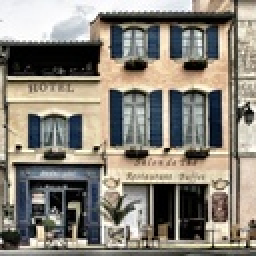
#> input picture hw1/pictures/building.jpg, 128 x 128 px, shrunk from 640 x 640 before the run, found by its file name (shown 2 times larger)
$ python 110550108.py
#> lines starting #> are read from the running program, lines starting #| are printed output that depends on the picture
import numpy as np
import cv2
import math

def bicubic_formula(p0, p1, p2, p3, x):
    return (-0.5 * p0 + 1.5 * p1 - 1.5 * p2 + 0.5 * p3) * x**3 + (p0 - 2.5 * p1 + 2 * p2 - 0.5 * p3) * x**2 + (-0.5 * p0 + 0.5 * p2) * x + p1

img = cv2.imread('building.jpg').astype(np.float32)
height, width, channels = img.shape
#> height = 128; width = 128; channels = 3

magnified_height, magnified_width = height * 2, width * 2
#> magnified_height = 256; magnified_width = 256
center_x, center_y = width / 2, height / 2
#> center_x = 64; center_y = 64
cos, sin = math.cos(math.radians(30)), math.sin(math.radians(30))
rotated_width = int(abs(width * cos) + abs(height * sin))
#> rotated_width = 174
rotated_height = int(abs(height * cos) + abs(width * sin))
#> rotated_height = 174

# rotate 30 degree (nearest neighbor)
new_img = np.zeros([height, width, 3], dtype=np.uint8)
new_img[:, :, :] = [0, 0, 0]

for i in range(rotated_height):
    for j in range(rotated_width):
        new_x = int(center_x - rotated_width / 2) + j
        new_y = int(center_y - rotated_height / 2) + i

        x = int(round((j - rotated_width / 2) * cos + (i - rotated_height / 2) * sin + center_x))
        y = int(round(-(j - rotated_width / 2) * sin + (i - rotated_height / 2) * cos + center_y))

        if x >= 0 and x < width and y >= 0 and y < height and new_x >= 0 and new_x < width and new_y >= 0 and new_y < height:
            new_img[new_y, new_x] = img[y, x]
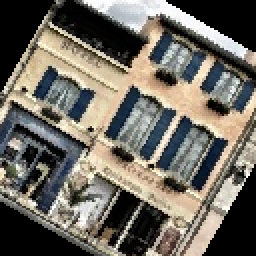
#> new_img: shape (128, 128, 3) (shown 2 times larger); mean B, G, R 97.8, 106.4, 111

cv2.imwrite('rotation (nearest neighbor).jpg', new_img)


# rotate 30 degree (bilinear)
new_img = np.zeros([height, width, 3], dtype=np.uint8)
new_img[:, :, :] = [0, 0, 0]

for i in range(rotated_height):
    for j in range(rotated_width):
        new_x = int(center_x - rotated_width / 2) + j
        new_y = int(center_y - rotated_height / 2) + i

        x = (j - rotated_width / 2) * cos + (i - rotated_height / 2) * sin + center_x
        y = -(j - rotated_width / 2) * sin + (i - rotated_height / 2) * cos + center_y

        if x >= 0 and x < width and y >= 0 and y < height and new_x >= 0 and new_x < width and new_y >= 0 and new_y < height:
            x1, y1 = int(x), int(y)
            x2, y2 = min(x1 + 1, width - 1), min(y1 + 1, height - 1)
            dx, dy = x - x1, y - y1

            top = dx * img[y1, x2] + (1 - dx) * img[y1, x1]
            bottom = dx * img[y2, x2] + (1 - dx) * img[y2, x1]
            new_img[new_y, new_x] = dy * bottom + (1 - dy) * top
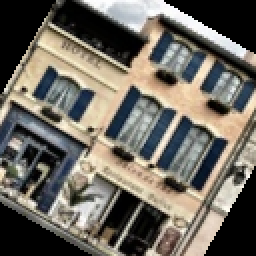
#> new_img: shape (128, 128, 3) (shown 2 times larger); mean B, G, R 97.2, 105.9, 110.4

cv2.imwrite('rotation (bilinear).jpg', new_img)


# rotate 30 degree (bicubic)
new_img = np.zeros([height, width, 3], dtype=np.int32)
new_img[:, :, :] = [0, 0, 0]

for i in range(rotated_height):
    for j in range(rotated_width):
        new_x = int(center_x - rotated_width / 2) + j
        new_y = int(center_y - rotated_height / 2) + i

        x = (j - rotated_width / 2) * cos + (i - rotated_height / 2) * sin + center_x
        y = -(j - rotated_width / 2) * sin + (i - rotated_height / 2) * cos + center_y

        if x >= 0 and x < width and y >= 0 and y < height and new_x >= 0 and new_x < width and new_y >= 0 and new_y < height:
            x1, y1 = int(x), int(y)
            dx, dy = x - x1, y - y1

            tmp_x = []
            for k1 in range(-1, 3):
                xk = max(x1 + k1, 0)
                xk = min(xk, width - 1)

                tmp_y = []
                for k2 in range(-1, 3):
                    yk = max(y1 + k2, 0)
                    yk = min(yk, height - 1)
                    tmp_y.append(img[yk, xk])

                tmp_x.append(bicubic_formula(tmp_y[0], tmp_y[1], tmp_y[2], tmp_y[3], dy))

            new_img[new_y, new_x] = bicubic_formula(tmp_x[0], tmp_x[1], tmp_x[2], tmp_x[3], dx)

new_img = np.clip(new_img, 0, 255)
cv2.imwrite('rotation (bicubic).jpg', new_img)


# magnify 2x (nearest neighbor)
new_img = np.zeros([magnified_height, magnified_width, 3], dtype=np.uint8)

for i in range(magnified_height):
    for j in range(magnified_width):
        x, y = min(int(round(j / 2)), width - 1), min(int(round(i / 2)), height - 1)
        new_img[i, j] = img[y, x]
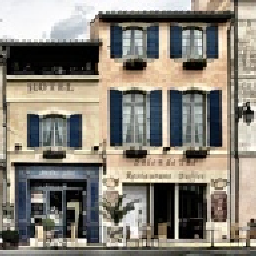
#> new_img: shape (256, 256, 3); mean B, G, R 120.6, 130.6, 136

cv2.imwrite('magnification (nearest neighbor).jpg', new_img)


# magnify 2x (bilinear)
new_img = np.zeros([magnified_height, magnified_width, 3], dtype=np.uint8)

for i in range(magnified_height):
    for j in range(magnified_width):
        x, y = j / 2, i / 2
        x1, y1 = j // 2, i // 2
        x2, y2 = min(x1 + 1, width - 1), min(y1 + 1, height - 1)
        dx, dy = x - x1, y - y1

        top = dx * img[y1, x2] + (1 - dx) * img[y1, x1]
        bottom = dx * img[y2, x2] + (1 - dx) * img[y2, x1]
        new_img[i, j] = dy * bottom + (1 - dy) * top
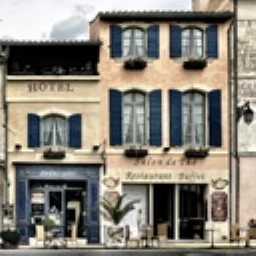
#> new_img: shape (256, 256, 3); mean B, G, R 120.5, 130.7, 136

cv2.imwrite('magnification (bilinear).jpg', new_img)


# magnify 2x (bicubic)
new_img = np.zeros([magnified_height, magnified_width, 3], dtype=np.int32)

for i in range(magnified_height):
    for j in range(magnified_width):
        x, y = j / 2, i / 2
        x1, y1 = j // 2, i // 2
        dx, dy = x - x1, y - y1

        tmp_x = []
        for k1 in range(-1, 3):
            xk = max(x1 + k1, 0)
            xk = min(xk, width - 1)

            tmp_y = []
            for k2 in range(-1, 3):
                yk = max(y1 + k2, 0)
                yk = min(yk, height - 1)
                tmp_y.append(img[yk, xk])

#> (the run stopped early here; a loop or call above may not have finished)
